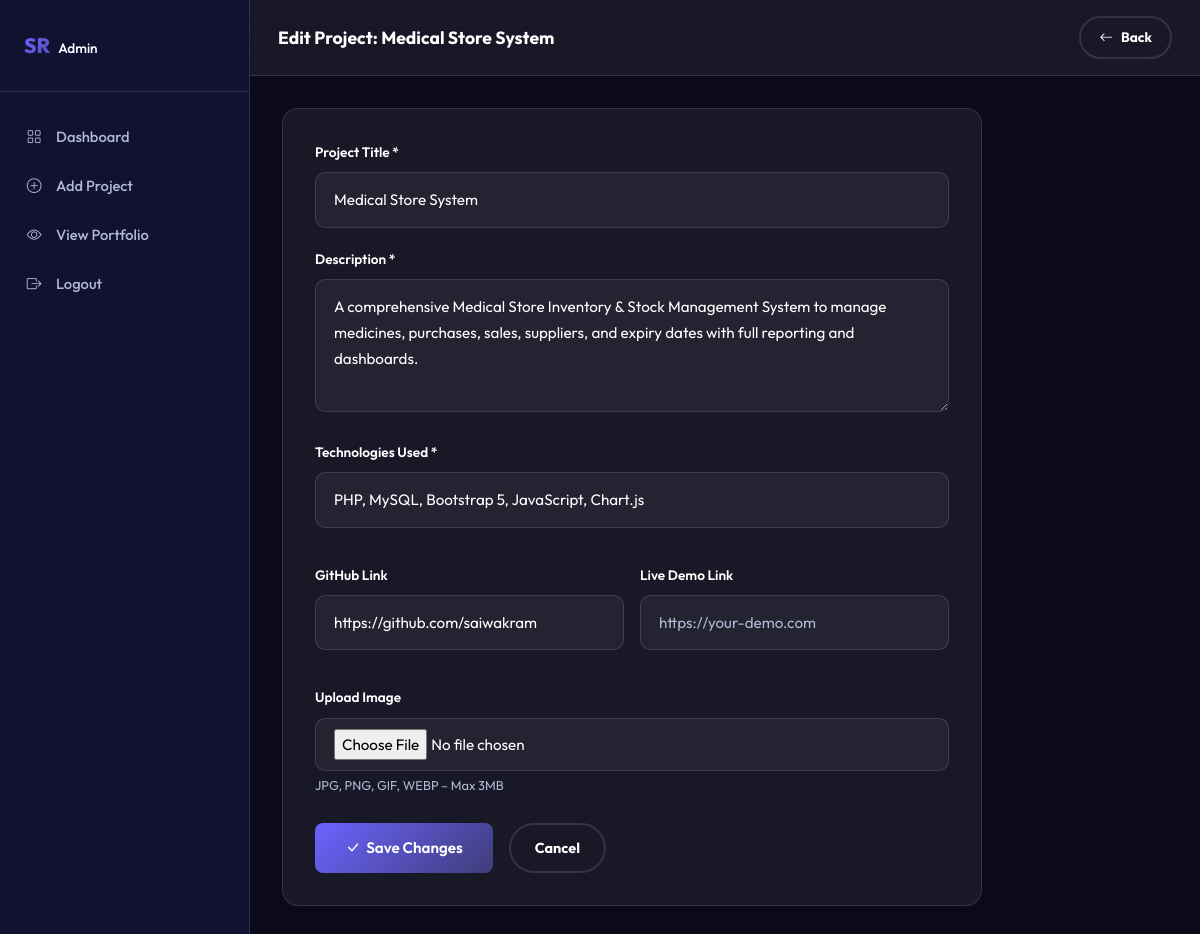
The app's page /admin/edit_project.php?id=4 (signed in) with its own data.
### tables this page shows
CREATE TABLE IF NOT EXISTS projects (
    id           INT AUTO_INCREMENT PRIMARY KEY,
    title        VARCHAR(150)  NOT NULL,
    description  TEXT          NOT NULL,
    technologies VARCHAR(255)  NOT NULL,
    image        VARCHAR(255)  DEFAULT NULL,
    github_link  VARCHAR(255)  DEFAULT NULL,
    demo_link    VARCHAR(255)  DEFAULT NULL,
    created_at   TIMESTAMP     DEFAULT CURRENT_TIMESTAMP
);

### admin/edit_project.php (the view, shortened to what this page needs)
<?php
$db = getDB();
$id = (int)($_GET['id'] ?? 0);
$stmt = $db->prepare('SELECT * FROM projects WHERE id = ?');
$stmt->execute([$id]);
$project = $stmt->fetch();
?>
<!DOCTYPE html>
<html lang="en">
<head>
    <link rel="stylesheet" href="https://cdn.jsdelivr.net/npm/bootstrap@5.3.2/dist/css/bootstrap.min.css">
    <link rel="stylesheet" href="https://cdn.jsdelivr.net/npm/bootstrap-icons@1.11.3/font/bootstrap-icons.min.css">
    <link rel="stylesheet" href="../assets/css/style.css">
</head>
<body>
<aside class="admin-sidebar">
    <div class="sidebar-brand">
        <span style="background:var(--gradient-1);-webkit-background-clip:text;-webkit-text-fill-color:transparent;background-clip:text;font-weight:800;">SR<span class="brand-text" style="-webkit-text-fill-color:var(--text-primary);font-size:.85rem;font-weight:500;margin-left:8px;">Admin</span></span>
    </div>
    <nav>
        <a href="dashboard.php" class="sidebar-nav-item">
            <i class="bi bi-grid"></i><span class="nav-text">Dashboard</span>
        </a>
        <a href="add_project.php" class="sidebar-nav-item">
            <i class="bi bi-plus-circle"></i><span class="nav-text">Add Project</span>
        </a>
        <a href="../index.php" class="sidebar-nav-item" target="_blank">
            <i class="bi bi-eye"></i><span class="nav-text">View Portfolio</span>
        </a>
        <a href="logout.php" class="sidebar-nav-item">
            <i class="bi bi-box-arrow-right"></i><span class="nav-text">Logout</span>
        </a>
    </nav>
</aside>
<div class="admin-main">
    <div class="admin-topbar">
        <h1 style="font-size:1.1rem;font-weight:700;margin:0;">
            Edit Project: <?= htmlspecialchars($project['title']) ?>
        </h1>
        <a href="dashboard.php" class="btn-outline-custom" style="padding:8px 18px;font-size:.85rem;">
            <i class="bi bi-arrow-left"></i> Back
        </a>
    </div>
    <div class="admin-content">
        <div class="admin-form-card">
            <form method="POST" action="edit_project.php?id=<?= $id ?>" enctype="multipart/form-data" novalidate>
                <div class="form-group">
                    <label class="form-label-custom" for="title">Project Title *</label>
                    <input type="text" id="title" name="title" class="form-control-custom"
                           placeholder="e.g. Transport ERP" required maxlength="150"
                           value="<?= htmlspecialchars($project['title']) ?>">
                </div>
                <div class="form-group mt-3">
                    <label class="form-label-custom" for="description">Description *</label>
                    <textarea id="description" name="description" class="form-control-custom" rows="4"
                              placeholder="Describe your project…" required><?= htmlspecialchars($project['description']) ?></textarea>
                </div>
                <div class="form-group mt-3">
                    <label class="form-label-custom" for="technologies">Technologies Used *</label>
                    <input type="text" id="technologies" name="technologies" class="form-control-custom"
                           placeholder="e.g. PHP, MySQL, Bootstrap 5"
                           required maxlength="255"
                           value="<?= htmlspecialchars($project['technologies']) ?>">
                </div>
                <div class="row g-3 mt-0">
                    <div class="col-sm-6 form-group">
                        <label class="form-label-custom" for="github_link">GitHub Link</label>
                        <input type="url" id="github_link" name="github_link" class="form-control-custom"
                               placeholder="https://github.com/…"
                               value="<?= htmlspecialchars($project['github_link'] ?? '') ?>">
                    </div>
                    <div class="col-sm-6 form-group">
                        <label class="form-label-custom" for="demo_link">Live Demo Link</label>
                        <input type="url" id="demo_link" name="demo_link" class="form-control-custom"
                               placeholder="https://your-demo.com"
                               value="<?= htmlspecialchars($project['demo_link'] ?? '') ?>">
                    </div>
                </div>
                <div class="form-group mt-3">
                    <label class="form-label-custom" for="image">
                        <?= $project['image'] ? 'Replace Image' : 'Upload Image' ?>
                    </label>
                    <input type="file" id="image" name="image" class="form-control-custom"
                           accept="image/jpeg,image/png,image/gif,image/webp" style="padding:10px 18px;">
                    <small style="color:var(--text-secondary);font-size:.8rem;">JPG, PNG, GIF, WEBP – Max 3MB</small>
                </div>
                <div class="d-flex gap-3 mt-4">
                    <button type="submit" class="btn-admin btn-admin-primary" style="padding:12px 30px;font-size:.95rem;">
                        <i class="bi bi-check-lg"></i> Save Changes
                    </button>
                    <a href="dashboard.php" class="btn-outline-custom" style="padding:11px 24px;font-size:.9rem;">
                        Cancel
                    </a>
                </div>
            </form>
        </div>
    </div>
</div>
</body>
</html>

### assets/css/style.css (style rules this page uses)
:root { --bg-primary: #0a0a1a; --bg-secondary: #111130; --bg-card: rgba(255,255,255,0.05); --text-primary: #ffffff; --text-secondary:#b0b8d4; --accent: #6c63ff; --accent-2: #ff6584; --accent-3: #43e97b; --gradient-1: linear-gradient(135deg,#6c63ff 0%,#3f3d7a 100%); --gradient-2: linear-gradient(135deg,#ff6584 0%,#fd9644 100%); --gradient-3: linear-gradient(135deg,#43e97b 0%,#38f9d7 100%); --gradient-hero: linear-gradient(135deg,#0a0a1a 0%,#1a1a3e 50%,#0d1b2a 100%); --glass-bg: rgba(255,255,255,0.06); --glass-border: rgba(255,255,255,0.12); --shadow: 0 8px 32px rgba(0,0,0,0.4); --radius: 16px; --radius-sm: 10px; --transition: 0.3s cubic-bezier(.25,.8,.25,1); --font-main: 'Outfit', sans-serif; --navbar-height: 72px; }
*, *::before, *::after { box-sizing: border-box; margin: 0; padding: 0; }
html { scroll-behavior: smooth; scroll-padding-top: var(--navbar-height); }
body { font-family: var(--font-main); background: var(--bg-primary); color: var(--text-primary); line-height: 1.7; overflow-x: hidden; transition: background var(--transition), color var(--transition); }
a { text-decoration: none; color: inherit; transition: color var(--transition); }
.btn-outline-custom { padding: 13px 34px; border-radius: 50px; background: transparent; color: var(--text-primary); font-weight: 700; font-size: .95rem; border: 2px solid var(--glass-border); cursor: pointer; transition: var(--transition); display: inline-flex; align-items: center; gap: 8px; }
.form-control-custom { width: 100%; background: rgba(255,255,255,0.05); border: 1.5px solid var(--glass-border); border-radius: var(--radius-sm); padding: 14px 18px; color: var(--text-primary); font-family: var(--font-main); font-size: .95rem; transition: var(--transition); outline: none; }
.form-control-custom::placeholder { color: var(--text-secondary); }
.form-label-custom { font-size: .85rem; font-weight: 600; margin-bottom: 8px; display: block; }
.form-group { margin-bottom: 20px; }
.admin-sidebar { width: 250px; min-height: 100vh; background: var(--bg-secondary); border-right: 1px solid var(--glass-border); position: fixed; top: 0; left: 0; bottom: 0; display: flex; flex-direction: column; z-index: 200; padding: 28px 0; transition: var(--transition); }
.admin-sidebar .sidebar-brand { padding: 0 24px 28px; border-bottom: 1px solid var(--glass-border); margin-bottom: 20px; font-size: 1.3rem; font-weight: 800; }
.admin-sidebar .sidebar-brand span { color: var(--accent); }
.sidebar-nav-item { padding: 12px 24px; display: flex; align-items: center; gap: 12px; color: var(--text-secondary); font-weight: 500; font-size: .92rem; transition: var(--transition); border-radius: 0; cursor: pointer; }
.sidebar-nav-item i { width: 20px; text-align: center; }
.admin-main { margin-left: 250px; min-height: 100vh; background: var(--bg-primary); }
.admin-topbar { background: var(--glass-bg); border-bottom: 1px solid var(--glass-border); padding: 16px 28px; display: flex; align-items: center; justify-content: space-between; backdrop-filter: blur(20px); position: sticky; top: 0; z-index: 100; }
.admin-content { padding: 32px; }
.btn-admin { padding: 8px 20px; border-radius: 8px; font-weight: 600; font-size: .82rem; border: none; cursor: pointer; transition: var(--transition); display: inline-flex; align-items: center; gap: 6px; }
.btn-admin-primary { background: var(--gradient-1); color: #fff; }
.admin-form-card { background: var(--glass-bg); border: 1px solid var(--glass-border); border-radius: var(--radius); padding: 32px; max-width: 700px; }

### records on screen
projects: title "Medical Store System", description "A comprehensive Medical Store Inventory & Stock Management System to manage medicines, purchases, sales, suppliers, and expiry dates with full reporting and dashboards.", technologies "PHP, MySQL, Bootstrap 5, JavaScript, Chart.js", github_link "https://github.com/saiwakram"
